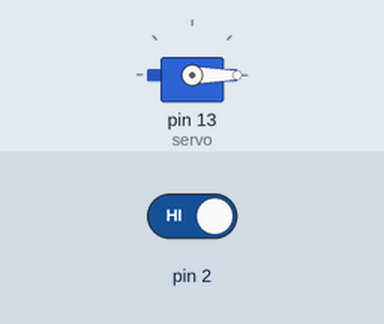
This sketch was run on a simulated Arduino Uno, built with avr-gcc and run on an emulated ATmega328P. Parts: servo. The inputs (shaded band) are chosen by the test bench; at power-on: pin 2 HIGH.

Above: at 1.2 s.
1.3 s: pin 2 driven LOW
At 2.5 s:
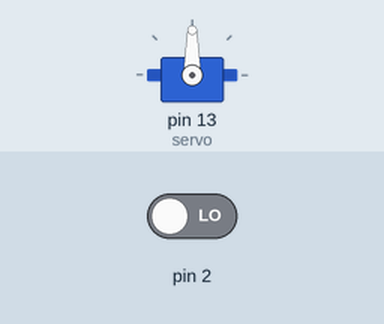
2.8 s: pin 2 driven HIGH
At 3.8 s:
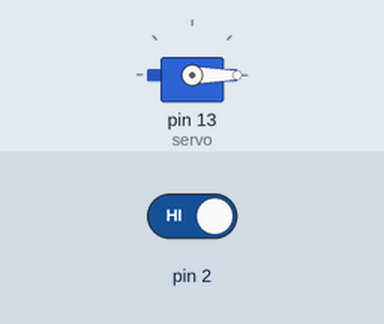
Timing chart, 0 to 5.8 s (numbered marks = the images above; inputs shaded):
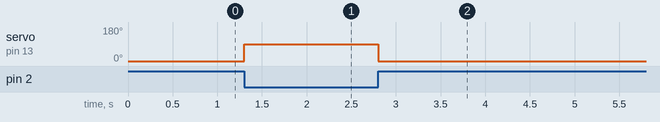

Measured:
- after the input at 1.3 s, servo on pin 13 (servo): 0° → 90° at once
- after the input at 2.8 s, servo on pin 13 (servo): 90° → 0° at once

The sketch:

Rain_Sensor_Servo.ino
```cpp
#include <Servo.h>
Servo servo;

void setup() {
  // put your setup code here, to run once:
  servo.attach(13);
  servo.write(0);
  pinMode(2, INPUT);
}

void loop() {
  // put your main code here, to run repeatedly:
  if(digitalRead(2) == 0)
   servo.write(90);
  else
   servo.write(0);
}
```
